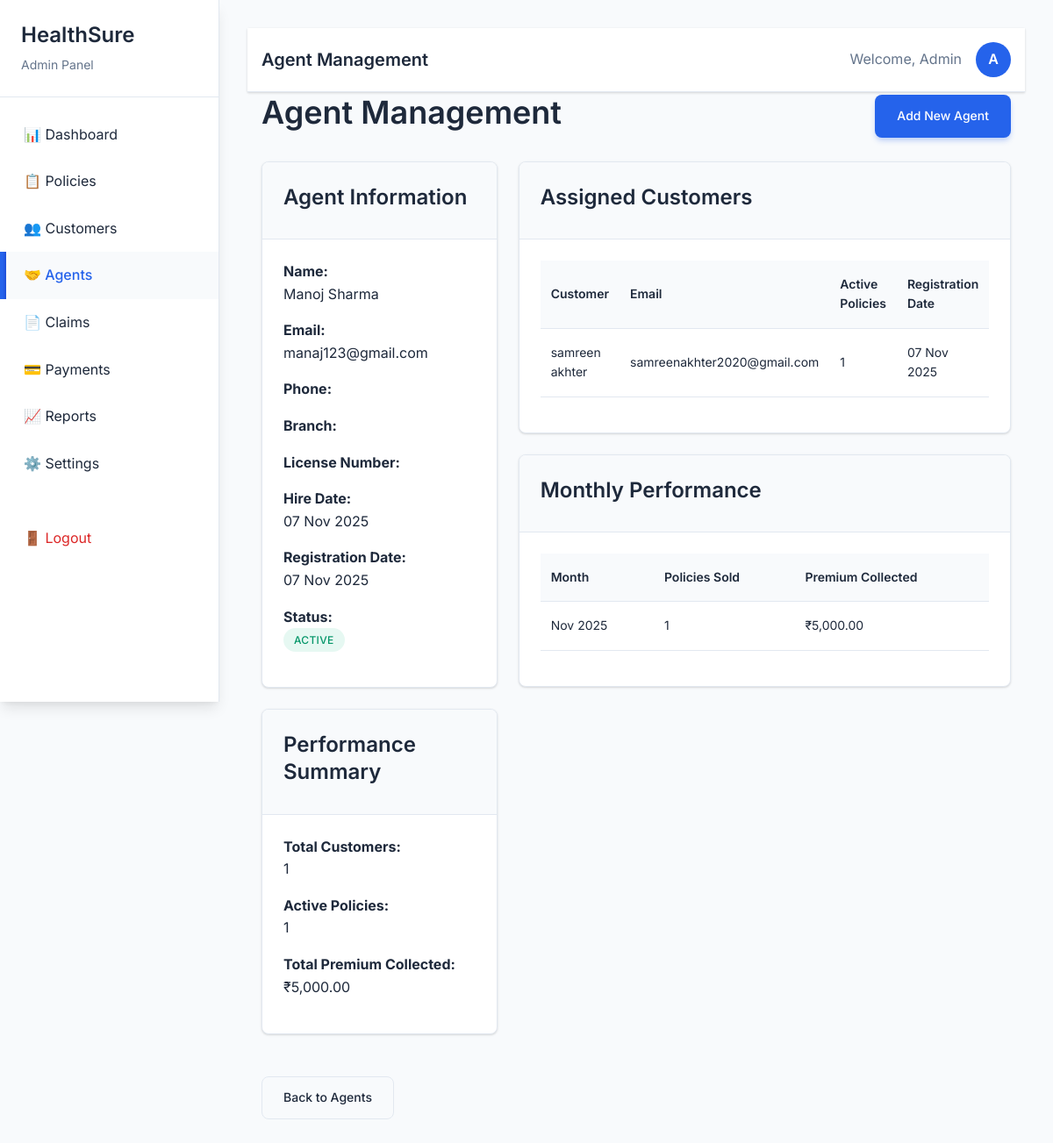
Screenshot of /HealthSure/admin/agents.php?action=view&agent_id=1 (signed in) with the database file from the repository.
### tables this page shows
CREATE TABLE `agents` (
  `agent_id` int(11) NOT NULL,
  `user_id` int(11) DEFAULT NULL,
  `first_name` varchar(100) NOT NULL,
  `last_name` varchar(100) NOT NULL,
  `phone` varchar(15) DEFAULT NULL,
  `branch` varchar(100) DEFAULT NULL,
  `license_number` varchar(50) DEFAULT NULL,
  `hire_date` date DEFAULT NULL,
  `created_at` timestamp NOT NULL DEFAULT current_timestamp()
);

CREATE TABLE `users` (
  `user_id` int(11) NOT NULL,
  `email` varchar(255) NOT NULL,
  `password_hash` varchar(255) NOT NULL,
  `role` enum('admin','agent','customer') NOT NULL,
  `status` enum('active','blocked') DEFAULT 'active',
  `created_at` timestamp NOT NULL DEFAULT current_timestamp(),
  `updated_at` timestamp NOT NULL DEFAULT current_timestamp() ON UPDATE current_timestamp()
);

CREATE TABLE `customers` (
  `customer_id` int(11) NOT NULL,
  `user_id` int(11) DEFAULT NULL,
  `first_name` varchar(100) NOT NULL,
  `last_name` varchar(100) NOT NULL,
  `phone` varchar(15) DEFAULT NULL,
  `address` text DEFAULT NULL,
  `date_of_birth` date DEFAULT NULL,
  `gender` enum('male','female','other') DEFAULT NULL,
  `agent_id` int(11) DEFAULT NULL,
  `created_at` timestamp NOT NULL DEFAULT current_timestamp()
);

### HealthSure/includes/functions.php (called while the page is built, shortened)
<?php
function format_currency($amount) {
    return '₹' . number_format($amount, 2);
}
function format_date($date) {
    return date('d M Y', strtotime($date));
}
?>

### HealthSure/admin/agents.php (the view, shortened to what this page needs)
<?php
require_once '../config/database.php';
require_once '../includes/functions.php';
$action = $_GET['action'] ?? 'list';
$agent_id = $_GET['agent_id'] ?? null;
$agent_details = null;
if ($action === 'view' && $agent_id) {
    $stmt = $conn->prepare("SELECT a.*, u.email, u.status as user_status, u.created_at as registration_date
                           FROM agents a
                           JOIN users u ON a.user_id = u.user_id
                           WHERE a.agent_id = ?");
    $stmt->execute([$agent_id]);
    $agent_details = $stmt->fetch(PDO::FETCH_ASSOC);
    $stmt = $conn->prepare("SELECT c.*, u.email,
                           (SELECT COUNT(*) FROM policy_holders ph WHERE ph.customer_id = c.customer_id AND ph.status = 'active') as active_policies
                           FROM customers c
                           JOIN users u ON c.user_id = u.user_id
                           WHERE c.agent_id = ?
                           ORDER BY c.created_at DESC");
    $stmt->execute([$agent_id]);
    $agent_customers = $stmt->fetchAll(PDO::FETCH_ASSOC);
    $stmt = $conn->prepare("SELECT
                           DATE_FORMAT(ph.created_at, '%Y-%m') as month,
                           COUNT(*) as policies_sold,
                           SUM(ph.premium_amount) as premium_collected
                           FROM policy_holders ph
                           JOIN customers c ON ph.customer_id = c.customer_id
                           WHERE c.agent_id = ?
                           GROUP BY DATE_FORMAT(ph.created_at, '%Y-%m')
                           ORDER BY month DESC
                           LIMIT 12");
    $stmt->execute([$agent_id]);
    $monthly_performance = $stmt->fetchAll(PDO::FETCH_ASSOC);
}
?>
<!DOCTYPE html>
<html lang="en">
<head>
    <link rel="stylesheet" href="../assets/css/style.css">
    <link rel="stylesheet" href="../assets/css/animations.css">
</head>
<body>
    <?php include 'includes/sidebar.php'; ?>
    <div class="main-content">
        <?php include 'includes/header.php'; ?>
        <div class="container">
            <div class="d-flex justify-content-between align-items-center mb-4">
                <h1>Agent Management</h1>
                <a href="?action=add" class="btn btn-primary">Add New Agent</a>
            </div>
            <?php if ($action === 'add'): ?>
                <div class="card">
                    <div class="card-header">
                        <h3>Add New Agent</h3>
                    </div>
                    <div class="card-body">
                        <form method="POST" action="">
                            <div class="row">
                                <div class="col-6">
                                    <div class="form-group">
                                        <label for="first_name" class="form-label">First Name *</label>
                                        <input type="text" id="first_name" name="first_name" class="form-control"
                                               value="<?php echo $_POST['first_name'] ?? ''; ?>" required>
                                    </div>
                                </div>
                                <div class="col-6">
                                    <div class="form-group">
                                        <label for="last_name" class="form-label">Last Name *</label>
                                        <input type="text" id="last_name" name="last_name" class="form-control"
                                               value="<?php echo $_POST['last_name'] ?? ''; ?>" required>
                                    </div>
                                </div>
                            </div>
                            <div class="row">
                                <div class="col-6">
                                    <div class="form-group">
                                        <label for="email" class="form-label">Email Address *</label>
                                        <input type="email" id="email" name="email" class="form-control"
                                               value="<?php echo $_POST['email'] ?? ''; ?>" required>
                                    </div>
                                </div>
                                <div class="col-6">
                                    <div class="form-group">
                                        <label for="phone" class="form-label">Phone Number</label>
                                        <input type="tel" id="phone" name="phone" class="form-control"
                                               value="<?php echo $_POST['phone'] ?? ''; ?>">
                                    </div>
                                </div>
                            </div>
                            <div class="row">
                                <div class="col-4">
                                    <div class="form-group">
                                        <label for="branch" class="form-label">Branch</label>
                                        <input type="text" id="branch" name="branch" class="form-control"
                                               value="<?php echo $_POST['branch'] ?? ''; ?>">
                                    </div>
                                </div>
                                <div class="col-4">
                                    <div class="form-group">
                                        <label for="license_number" class="form-label">License Number</label>
                                        <input type="text" id="license_number" name="license_number" class="form-control"
                                               value="<?php echo $_POST['license_number'] ?? ''; ?>">
                                    </div>
                                </div>
                                <div class="col-4">
                                    <div class="form-group">
                                        <label for="hire_date" class="form-label">Hire Date</label>
                                        <input type="date" id="hire_date" name="hire_date" class="form-control"
                                               value="<?php echo $_POST['hire_date'] ?? date('Y-m-d'); ?>">
                                    </div>
                                </div>
                            </div>
                            <div class="form-group">
                                <label for="password" class="form-label">Password *</label>
                                <input type="password" id="password" name="password" class="form-control" required>
                                <small class="text-light">Minimum 6 characters</small>
                            </div>
                            <div class="d-flex" style="gap: 1rem;">
                                <button type="submit" name="add_agent" class="btn btn-primary">Create Agent</button>
                                <a href="agents.php" class="btn btn-outline">Cancel</a>
                            </div>
                        </form>
                    </div>
                </div>
            <?php elseif ($action === 'view' && $agent_details): ?>
                <div class="row">
                    <div class="col-4">
                        <div class="card">
                            <div class="card-header">
                                <h3>Agent Information</h3>
                            </div>
                            <div class="card-body">
                                <div class="mb-3">
                                    <strong>Name:</strong><br>
                                    <?php echo htmlspecialchars($agent_details['first_name'] . ' ' . $agent_details['last_name']); ?>
                                </div>
                                <div class="mb-3">
                                    <strong>Email:</strong><br>
                                    <?php echo htmlspecialchars($agent_details['email']); ?>
                                </div>
                                <div class="mb-3">
                                    <strong>Phone:</strong><br>
                                </div>
                                <div class="mb-3">
                                    <strong>Branch:</strong><br>
                                </div>
                                <div class="mb-3">
                                    <strong>License Number:</strong><br>
                                </div>
                                <div class="mb-3">
                                    <strong>Hire Date:</strong><br>
                                    <?php echo $agent_details['hire_date'] ? format_date($agent_details['hire_date']) : 'Not specified'; ?>
                                </div>
                                <div class="mb-3">
                                    <strong>Registration Date:</strong><br>
                                    <?php echo format_date($agent_details['registration_date']); ?>
                                </div>
                                <div class="mb-3">
                                    <strong>Status:</strong><br>
                                    <span class="badge badge-<?php echo $agent_details['user_status'] === 'active' ? 'success' : 'danger'; ?>">
                                        <?php echo ucfirst($agent_details['user_status']); ?>
                                    </span>
                                </div>
                            </div>
                        </div>
                        <div class="card mt-4">
                            <div class="card-header">
                                <h3>Performance Summary</h3>
                            </div>
                            <div class="card-body">
                                <div class="mb-3">
                                    <strong>Total Customers:</strong><br>
                                    <?php echo count($agent_customers); ?>
                                </div>
                                <div class="mb-3">
                                    <strong>Active Policies:</strong><br>
                                    <?php echo array_sum(array_column($agent_customers, 'active_policies')); ?>
                                </div>
                                <div class="mb-3">
                                    <strong>Total Premium Collected:</strong><br>
                                    <?php
                                    $total_premium = 0;
                                    foreach ($monthly_performance as $month) {
                                        $total_premium += $month['premium_collected'];
                                    }
                                    echo format_currency($total_premium);
                                    ?>
                                </div>
                            </div>
                        </div>
                    </div>
                    <div class="col-8">
                        <div class="card mb-4">
                            <div class="card-header">
                                <h3>Assigned Customers</h3>
                            </div>
                            <div class="card-body">
                                <?php if (empty($agent_customers)): ?>
                                    <p class="text-light">No customers assigned yet.</p>
                                <?php else: ?>
                                    <table class="table">
                                        <thead>
                                            <tr>
                                                <th>Customer</th>
                                                <th>Email</th>
                                                <th>Active Policies</th>
                                                <th>Registration Date</th>
                                            </tr>
                                        </thead>
                                        <tbody>
                                            <?php foreach ($agent_customers as $customer): ?>
                                                <tr>
                                                    <td><?php echo htmlspecialchars($customer['first_name'] . ' ' . $customer['last_name']); ?></td>
                                                    <td><?php echo htmlspecialchars($customer['email']); ?></td>
                                                    <td><?php echo $customer['active_policies']; ?></td>
                                                    <td><?php echo format_date($customer['created_at']); ?></td>
                                                </tr>
                                            <?php endforeach; ?>
                                        </tbody>
                                    </table>
                                <?php endif; ?>
                            </div>
                        </div>
                        <div class="card">
                            <div class="card-header">
                                <h3>Monthly Performance</h3>
                            </div>
                            <div class="card-body">
                                <?php if (empty($monthly_performance)): ?>
                                    <p class="text-light">No performance data available.</p>
                                <?php else: ?>
                                    <table class="table">
                                        <thead>
                                            <tr>
                                                <th>Month</th>
                                                <th>Policies Sold</th>
                                                <th>Premium Collected</th>
                                            </tr>
                                        </thead>
                                        <tbody>
                                            <?php foreach ($monthly_performance as $month): ?>
                                                <tr>
                                                    <td><?php echo date('M Y', strtotime($month['month'] . '-01')); ?></td>
                                                    <td><?php echo $month['policies_sold']; ?></td>
                                                    <td><?php echo format_currency($month['premium_collected']); ?></td>
                                                </tr>
                                            <?php endforeach; ?>
                                        </tbody>
                                    </table>
                                <?php endif; ?>
                            </div>
                        </div>
                    </div>
                </div>
                <div class="mt-4">
                    <a href="agents.php" class="btn btn-outline">Back to Agents</a>
                </div>
            <?php endif; ?>
        </div>
    </div>
</body>
</html>

### rows the page displays
agents: first_name+last_name "Manoj Sharma", user.email "manaj123@gmail.com", hire_date "07 Nov 2025", user.created_at "07 Nov 2025", user.status "ACTIVE"
customers: first_name+last_name "samreen akhter", user.email "samreenakhter2020@gmail.com", active_policies "1", created_at "07 Nov 2025"

### other values shown
$page_titles[basename($_SERVER['PHP_SELF'])] "Agent Management"
count($agent_customers) "1"
array_sum(array_column($agent_customers, 'active_policies')) "1"
format_currency($total_premium) "₹5,000.00"
date('M Y', strtotime($month['month'] . '-01')) "Nov 2025"
$month['policies_sold'] "1"
format_currency($month['premium_collected']) "₹5,000.00"
